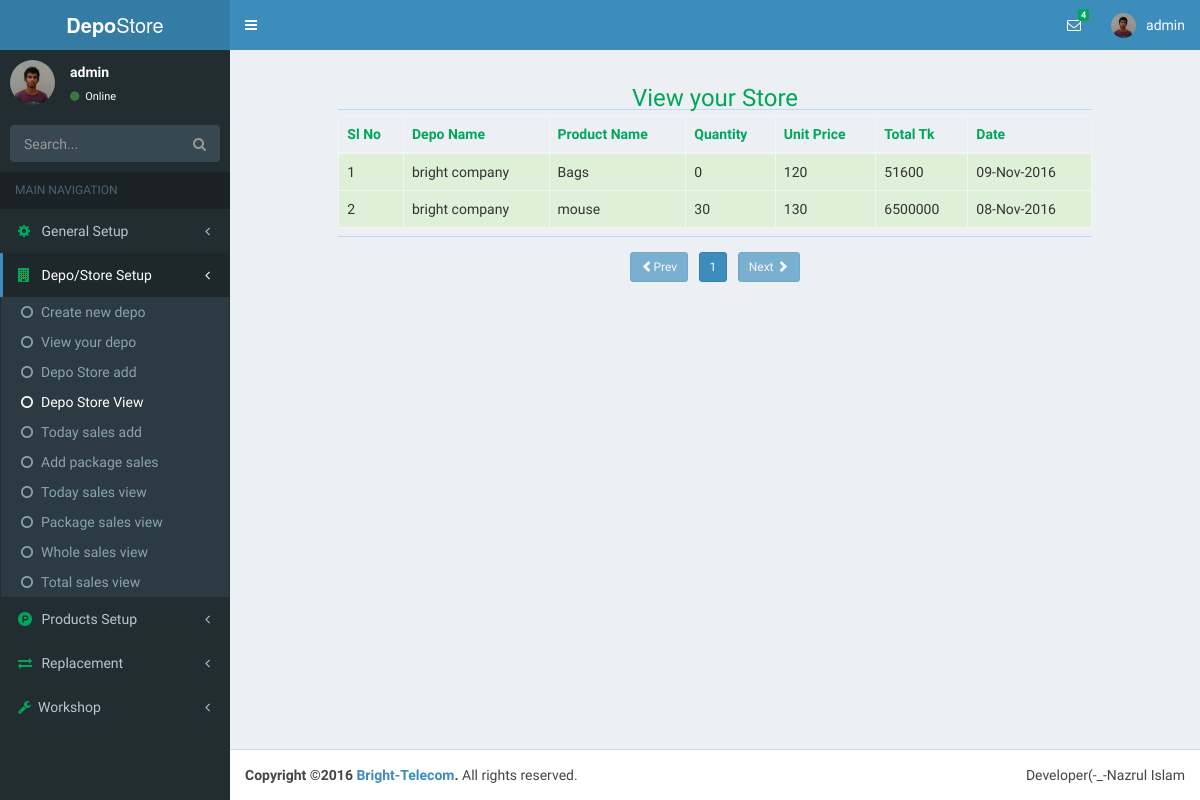
The page /index.php?page=depoStoreView&folder=depoinfo (signed in) on the database as committed earlier.
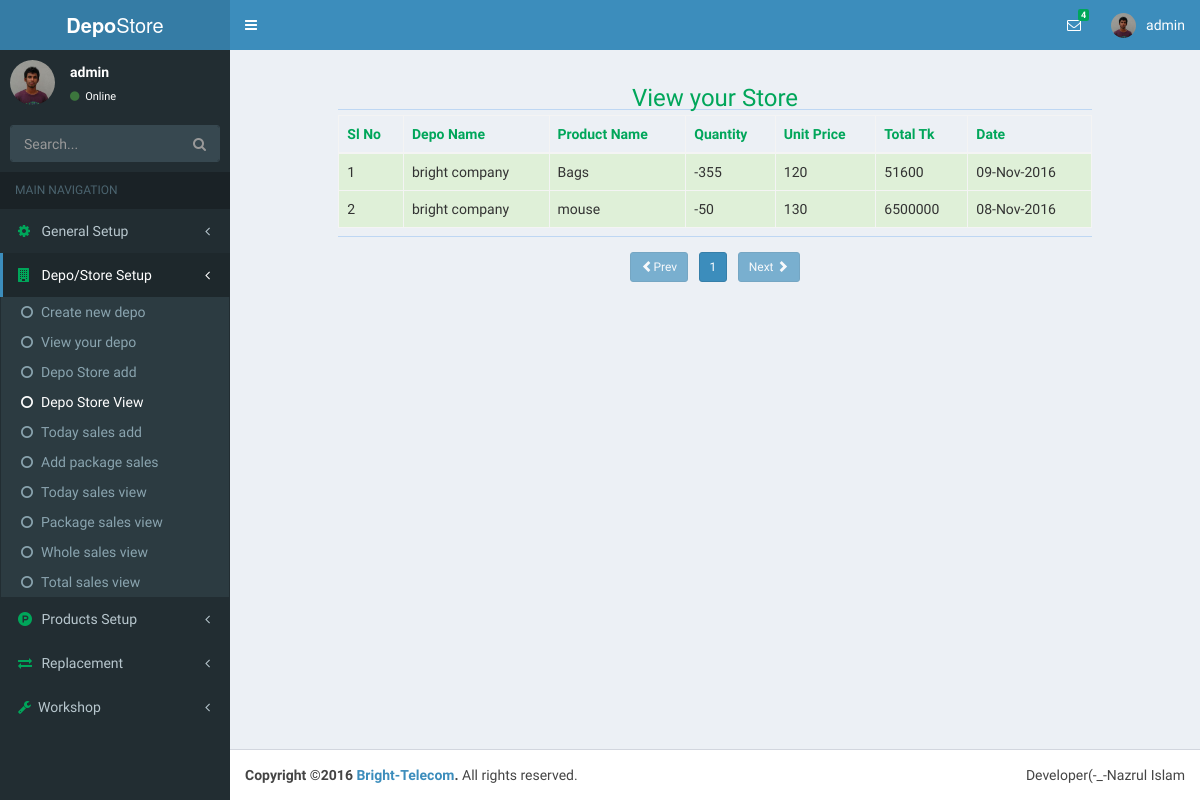
The same page on the database as committed later.
### tables this page shows
CREATE TABLE `depo_store` (
  `id` int(11) NOT NULL,
  `depo_id` int(11) NOT NULL,
  `pro_id` int(11) NOT NULL,
  `pro_quantity` int(6) NOT NULL,
  `pro_price` int(6) NOT NULL,
  `total_price` int(11) NOT NULL,
  `store_date` date NOT NULL
);

CREATE TABLE `depo` (
  `id` int(11) NOT NULL,
  `user_id` int(11) NOT NULL,
  `depo_name` varchar(80) NOT NULL,
  `first_name` varchar(15) NOT NULL,
  `last_name` varchar(15) NOT NULL,
  `birthDate` date NOT NULL,
  `nid` int(19) NOT NULL,
  `phone` int(11) NOT NULL,
  `email` varchar(35) NOT NULL,
  `website` varchar(35) NOT NULL,
  `upazilla` varchar(20) NOT NULL,
  `district` varchar(20) NOT NULL,
  `division` varchar(20) NOT NULL,
  `street` varchar(40) NOT NULL,
  `uploader` varchar(20) NOT NULL,
  `create_date` timestamp NOT NULL DEFAULT CURRENT_TIMESTAMP,
  `profile_update` timestamp NOT NULL DEFAULT CURRENT_TIMESTAMP ON UPDATE CURRENT_TIMESTAMP,
  `picture` varchar(47) NOT NULL
);

CREATE TABLE `products` (
  `id` int(11) NOT NULL,
  `user_id` int(11) NOT NULL,
  `cat_id` int(11) NOT NULL,
  `pro_name` varchar(30) NOT NULL,
  `pro_price` int(6) NOT NULL,
  `quantity` int(6) NOT NULL,
  `total_price` int(11) NOT NULL,
  `uploader` varchar(30) NOT NULL,
  `entry_date` date NOT NULL
);

### necessaryClass/user.php (called while the page is built, shortened)
<?php
class loginUser{
	public function userLoginId(){
		if($_SESSION['userId']){
			return $_SESSION['userId'];
		}
		return false;
	}
}
$obj = new loginUser;
?>

### depoinfo/depoStoreView.php (the view, shortened to what this page needs)
<?php
	require('database.php');
	include_once('necessaryClass/user.php');
	$userLoginId=(int)$obj->userLoginId();
	$recodsSel=$db->prepare("SELECT * FROM depo_store LEFT JOIN depo ON depo_store.depo_id=depo.id LEFT JOIN user ON depo.user_id=user.id WHERE depo.user_id=?");
	$recodsSel->bindParam(1,$userLoginId);
	$recodsSel->execute();
	$totalRow=$recodsSel->rowCount();
	$showRecodsPerPage=10;
	$totalPage=ceil($totalRow/$showRecodsPerPage);
	$pageNumber=(isset($_GET['pgNumber'])?$_GET['pgNumber']:$_GET['pgNumber']=1);
	$start=($pageNumber-1)*$showRecodsPerPage;
	$depoStoreSel=$db->prepare("SELECT *,depo.depo_name AS depoName,products.pro_name AS proName FROM depo_store LEFT JOIN depo ON depo_store.depo_id=depo.id LEFT JOIN user ON depo.user_id=user.id LEFT JOIN products ON depo_store.pro_id=products.id  WHERE depo.user_id=? LIMIT $start,$showRecodsPerPage");
	$depoStoreSel->bindParam(1,$userLoginId);
	$depoStoreSel->execute();
	$sl='';
	$data='';
	while($storeRow=$depoStoreSel->fetch(PDO::FETCH_ASSOC)){
		$sl++;
		$date=date('d-M-Y',strtotime($storeRow['store_date']));
		$data.="
			<tr class='success'>
				<td>$sl</td>
				<td>{$storeRow['depoName']}</td>
				<td>{$storeRow['proName']}</td>
				<td>{$storeRow['pro_quantity']}</td>
				<td>{$storeRow['pro_price']}</td>
				<td>{$storeRow['total_price']}</td>
				<td>{$date}</td>
			</tr>
		";
	}
?>
<div class="container-fluid">
	<div class="row">
		<div class="col-sm-10 col-sm-offset-1">
			<h3 class="text-green text-center">View your Store</h3>
			<hr>
		</div>
	</div>
	<div class="row">
		<div class="col-sm-10 col-sm-offset-1">
			<table class="table table-hover table-bordered table-striped table-consendend">
				<thead class="text-green">
					<th>Sl No</th>
					<th>Depo Name</th>
					<th>Product Name</th>
					<th>Quantity</th>
					<th>Unit Price</th>
					<th>Total Tk</th>
					<th>Date</th>
				</thead>
				<tbody>
					<?php echo $data;?>
				</tbody>
			</table><hr>
		</div>
	</div>
	<div class="row">
		<div class="col-sm-8 col-sm-offset-2 text-center" style="margin-top:10px">
			<?php
				$pagePre=$pageNumber-1;
				$pageNext=$pageNumber+1;
				if($pagePre==0){
					echo"<a href='index.php?page=depoStoreView&folder=depoinfo&pgNumber={$pagePre}' class='btn btn-primary btn-sm disabled'><span class='glyphicon glyphicon-chevron-left'></span>Prev</a> &nbsp;&nbsp;";
				}else{
					echo"<a href='index.php?page=depoStoreView&folder=depoinfo&pgNumber={$pagePre}' class='btn btn-primary btn-sm'><span class='glyphicon glyphicon-chevron-left'></span>Prev</a> &nbsp;&nbsp;";
				}
				if($pageNumber <= $totalPage){
					for($i=1;$i<=$totalPage;$i++){
						if($i == $pageNumber){
								echo "<a href='index.php?page=depoStoreView&folder=depoinfo&pgNumber={$i}' class='btn btn-primary btn-sm'>$i</a>".'&nbsp;';
						}else{
							echo "<a href='index.php?page=depoStoreView&folder=depoinfo&pgNumber={$i}' class='btn btn-default btn-sm'>$i</a>".'&nbsp;';
						}
					}
				}else{
					echo"Page not found ! 404";
				}
				if($pageNumber==$totalPage){
					echo"&nbsp;&nbsp;<a class='btn btn-primary btn-sm disabled'
						href='index.php?page=depoStoreView&folder=depoinfo={$pageNext}'>Next
							<span class='glyphicon glyphicon-chevron-right'></span>
						</a>";
				}else{
					echo"&nbsp;&nbsp;<a href='index.php?page=depoStoreView&folder=depoinfo&pgNumber={$pageNext}'
					 class='btn btn-primary btn-sm'>Next
					 	<span class='glyphicon glyphicon-chevron-right'></span>
					 </a>";
				}
			?>
		</div>
	</div>
</div>

Rows that differ between the two databases and show on the page:
changed depo_store "09-Nov-2016": pro_quantity "0" → "-355"
changed depo_store "08-Nov-2016": pro_quantity "30" → "-50"
